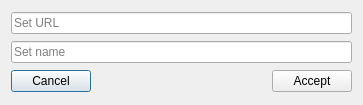
<?xml version="1.0" encoding="UTF-8"?>
<ui version="4.0">
 <class>AddSubmoduleDlg</class>
 <widget class="QDialog" name="AddSubmoduleDlg">
  <property name="geometry">
   <rect>
    <x>0</x>
    <y>0</y>
    <width>363</width>
    <height>105</height>
   </rect>
  </property>
  <property name="windowTitle">
   <string>Add new submodule</string>
  </property>
  <layout class="QGridLayout" name="gridLayout">
   <item row="0" column="0" colspan="3">
    <widget class="QLineEdit" name="leUrl">
     <property name="placeholderText">
      <string>Set URL</string>
     </property>
    </widget>
   </item>
   <item row="1" column="0" colspan="3">
    <widget class="QLineEdit" name="lePath">
     <property name="placeholderText">
      <string>Set name</string>
     </property>
    </widget>
   </item>
   <item row="2" column="0">
    <widget class="QPushButton" name="pbCancel">
     <property name="text">
      <string>Cancel</string>
     </property>
    </widget>
   </item>
   <item row="2" column="1">
    <spacer name="horizontalSpacer">
     <property name="orientation">
      <enum>Qt::Horizontal</enum>
     </property>
     <property name="sizeHint" stdset="0">
      <size>
       <width>170</width>
       <height>20</height>
      </size>
     </property>
    </spacer>
   </item>
   <item row="2" column="2">
    <widget class="QPushButton" name="pbAccept">
     <property name="text">
      <string>Accept</string>
     </property>
    </widget>
   </item>
  </layout>
 </widget>
 <tabstops>
  <tabstop>leUrl</tabstop>
  <tabstop>lePath</tabstop>
  <tabstop>pbCancel</tabstop>
  <tabstop>pbAccept</tabstop>
 </tabstops>
 <resources/>
 <connections/>
</ui>
